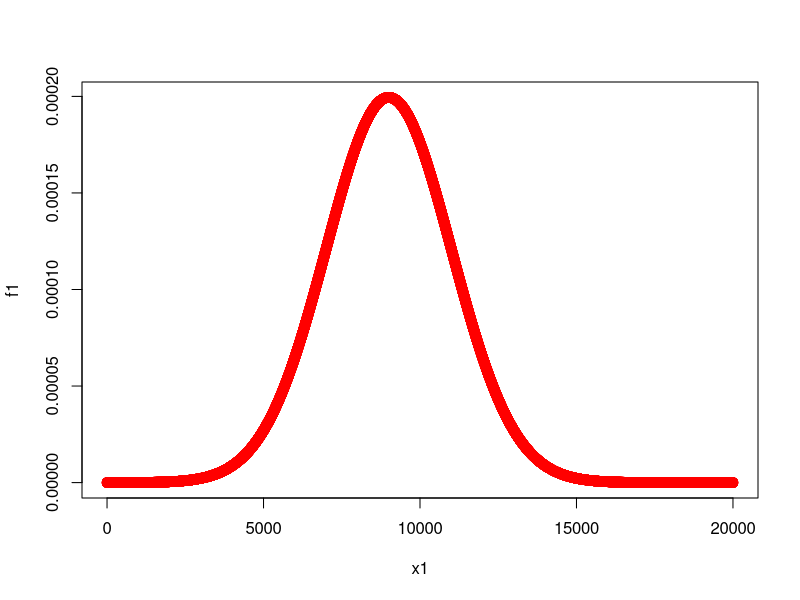
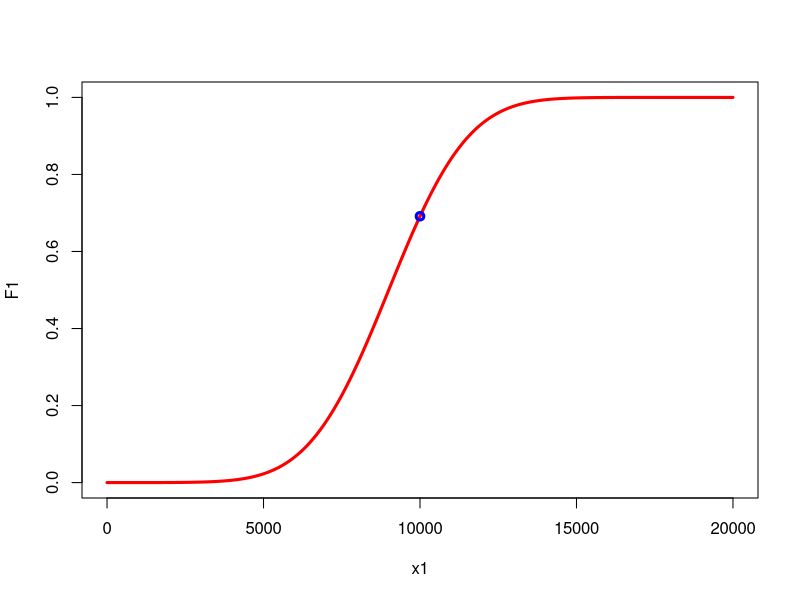
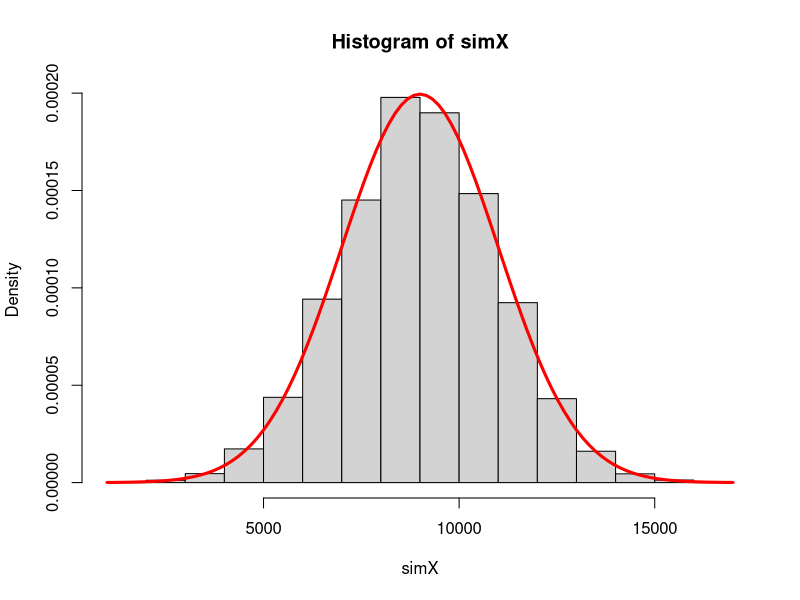

The R source for these figures, in order:
#Las ventas diarias de un supermercado siguen una distribución normal, con media 9000 euros y desviación estándar 2000 euros.
media = 9000
std_deviation = 2000

#Realiza la gráfica de la función de densidad de las ventas diarias.
x1 = 0:20000
f1 = dnorm(x1, mean = media, sd = std_deviation);
plot(x1, f1, col="red", lwd=3)

#Realiza la gráfica de la función de distribución de las ventas diarias.
F1 = pnorm(x1, mean=media, sd=std_deviation, lower.tail = TRUE)
plot(x1, F1, type="s", col="red", lwd=3)

#Calcula la probabilidad de que un día las ventas sean mas pequeñas que 10000 euros. Representa dicha probabilidad en la gráfica de la función de distribución.
#F1[10000+1] es el 10000 ya que es continuo, seria el limite x la izq que toca a 10000
pnorm(10000, mean=media, sd=std_deviation)
points(10000, pnorm(10000, mean=media, sd=std_deviation), col="blue", lwd=3)

#Calcula la probabilidad de que un día las ventas sean mayores de 12000 euros. Representa dicha probabilidad en la gráfica de la función de densidad.
1-pnorm(12000, mean=media, sd=std_deviation)

#Calcula la probabilidad de que un día las ventas se encuentren entre 7500 y 10000 euros. Representa dicha probabilidad en la gráfica de la función de densidad.
pnorm(10000, mean=media, sd=std_deviation) - pnorm(7500, mean=media, sd=std_deviation)

#Calcula la probabilidad de que un día las ventas sean exactamente de 7000 euros.
0 #en una dist normal, el valor exacto es 0

#El 90% de los días, las ventas superan un valor, ¿Cuál es ese valor?
qnorm(0.9, mean=media, sd=std_deviation, lower.tail = FALSE)

#El 30% de los días, las ventas no superan un valor, ¿Cuál es ese valor?
qnorm(0.3, mean=media, sd=std_deviation)
qnorm(0.3, mean=media, sd=std_deviation)

#Realiza 10000 simulaciones de las ventas diarias. (Utiliza como semilla el número 123)
set.seed(123)
simX = rnorm(10000, mean=media, sd=std_deviation)

#Representa gráficamente la frecuencia de los resultados obtenidos y compáralo con el diagrama de la función de densidad.
hist(simX, freq = FALSE)
curve(dnorm(x, mean=media, sd=std_deviation), col="red", lwd=3, add=TRUE)

#¿Cuál es el valor de la media de los resultados de las simulaciones?
mean(simX)

#¿Cuál es la mediana de los resultados de las simulaciones?
median(simX)

#¿Cuál es la desviación típica de los resultados de las simulaciones?
#sqrt(var(simX))
sd(simX)

#Compara los últimos valores calculados (estadísticos) con los parámetros de la función de distribución.

